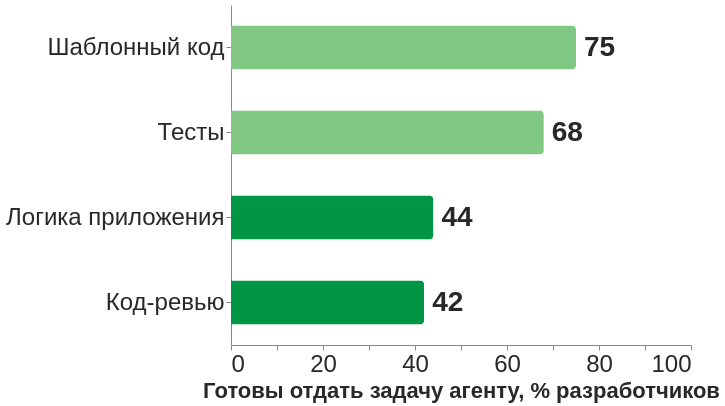

Express this chart as Vega-Lite.
### Vega-Lite specification from a JSON file in a GitHub repository (floating-point values rounded to 4 significant figures)
{"$schema": "https://vega.github.io/schema/vega-lite/v5.json", "width": 460, "height": 340, "data": {"values": [{"task": "Шаблонный код", "share": 75, "kind": "routine"}, {"task": "Тесты", "share": 68, "kind": "routine"}, {"task": "Логика приложения", "share": 44, "kind": "judgement"}, {"task": "Код-ревью", "share": 42, "kind": "judgement"}]}, "layer": [{"mark": {"type": "bar", "cornerRadiusTopRight": 4, "cornerRadiusBottomRight": 4, "height": 44}, "encoding": {"y": {"field": "task", "type": "ordinal", "sort": null, "axis": {"title": null, "labelLimit": 260}}, "x": {"field": "share", "type": "quantitative", "scale": {"domain": [0, 100]}, "axis": {"title": "Готовы отдать задачу агенту, % разработчиков", "grid": false}}, "color": {"field": "kind", "type": "nominal", "scale": {"domain": ["routine", "judgement"], "range": ["#81c784", "#019546"]}, "legend": null}}}, {"mark": {"type": "text", "align": "left", "dx": 8, "fontSize": 28, "fontWeight": "bold", "color": "#282828"}, "encoding": {"y": {"field": "task", "type": "ordinal", "sort": null}, "x": {"field": "share", "type": "quantitative"}, "text": {"field": "share", "type": "quantitative"}}}], "config": {"font": "Tahoma, Verdana, sans-serif", "axis": {"labelFontSize": 24, "titleFontSize": 22, "labelColor": "#282828", "titleColor": "#282828"}, "view": {"stroke": null}}}
